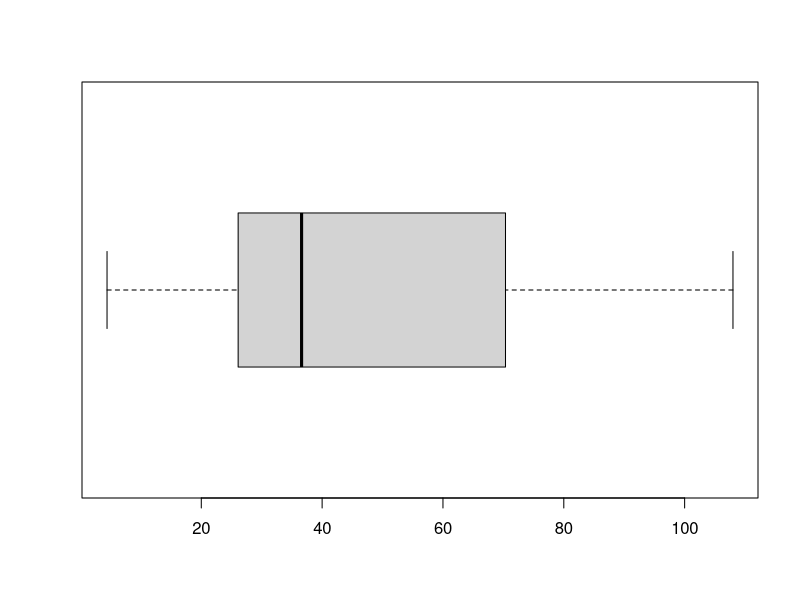

The R source for this figure:
#question 1
x <- c(2782, 2911, 3045, 2816, 2878)
xbar <- mean(x)
summary(x)
sort(x)
sxx <- sum((x-xbar)^2)
s2 <- sxx/(length(x)-1)
var(x)
# question 2
mpa <- c(22.2, 40.4, 16.4, 74.0, 36.6, 108.0, 30.0, 4.4, 33.1, 66.7, 81.5)
sort(mpa)
summary(mpa)
fs <- 70.35-26.1 
fs
26.10-1.5*fs
70.35+1.5*fs
26.10-3*fs
70.35+3*fs
mpa_box <- boxplot(mpa, horizontal = T) 
mpa_box$stats

# question 3
blood = c(128.6, 137.4, 148.4, 140.0, 123.7, 132.0, 118.3, 141.5, 143.2)
blood_rounded = c(130, 137, 150, 140, 125, 130, 120, 140, 145)
sort(blood_rounded)
median(blood_rounded)

# question 4
propagation = c(0.733, 0.845, 0.867, 0.903, 0.924, 0.931, 0.971, 1.009, 1.036, 1.049, 1.096, 1.115, 1.137, 1.154, 1.234, 1.351)
mean(propagation)
median(propagation)

# question 5
crash = c('F', 'F', 'S', 'F', 'S', 'S', 'S', 'S', 'F', 'F')
crash_tb <- table(crash)
prop.table(crash_tb)
crash_repl = c(0,0,1,0,1,1,1,1,0,0)
mean(crash_repl)

# question 6
gpa <- c(116.8, 115.5,	114.9,	115.2,	115.9)
mean(gpa)
gpa - mean(gpa)
sum((gpa - mean(gpa))^2)/(length(gpa)-1)
var(gpa)
sd(gpa)
